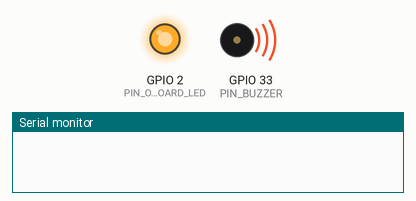
Bench run of a sketch on a simulated ESP32. Parts: output pins drawn as LEDs (lit = HIGH), buzzer (waves = sounding), the last lines printed to the serial monitor.

Above: at 0.44 s.
At 2.3 s:
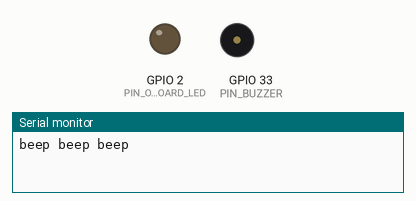
At 4.05 s:
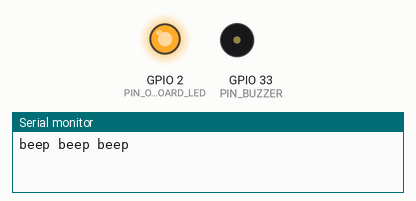
At 8.34 s:
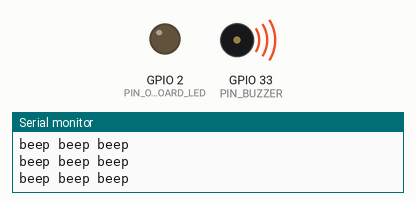
Timing chart, 0 to 8.7 s (numbered marks = the images above):
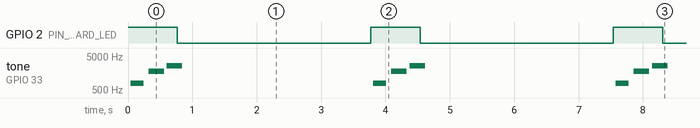

Measured:
- by itself, GPIO 2 (PIN_ONBOARD_LED): alternates HIGH for 0.77 s and LOW for 3.0 s
- by itself, tone on GPIO 33 (PIN_BUZZER): repeats every 3.8 s: silent 0.08 s, 1779 Hz 0.24 s, silent 0.04 s, 2551 Hz 0.24 s, silent 3.0 s, 795 Hz 0.20 s

The sketch:

step4a_buzzer.ino
```cpp
// TapTapon step 4a: ESP32 + passive buzzer only.
//
// What you should hear: three rising tones every 3 seconds (low, mid, high).
// The board's small blue LED flashes with each set, so you know the program is running.
// LED flashes but no sound? Check the buzzer's + and - legs, or you may have the ACTIVE buzzer
// (sealed bottom, sticker on top): that one only clicks or gives a single tone with this code.
//
// Wiring: buzzer + leg -> D33, buzzer - leg -> GND   (the + is usually marked on the top)
#include <Arduino.h>

const int PIN_BUZZER = 33, PIN_ONBOARD_LED = 2;

// Square wave by hand (same as the real bin), so it never fights the servo for PWM timers later.
void beep(int ms, int hz) {
  long halfUs = 500000L / hz;
  for (long t = 0; t < ms * 1000L; t += halfUs * 2) {
    digitalWrite(PIN_BUZZER, HIGH); delayMicroseconds(halfUs);
    digitalWrite(PIN_BUZZER, LOW);  delayMicroseconds(halfUs);
  }
}

void setup() {
  Serial.begin(115200);
  pinMode(PIN_BUZZER, OUTPUT);
  pinMode(PIN_ONBOARD_LED, OUTPUT);
}

void loop() {
  digitalWrite(PIN_ONBOARD_LED, HIGH);
  beep(200, 800);  delay(80);
  beep(200, 1800); delay(80);
  beep(200, 2600);
  digitalWrite(PIN_ONBOARD_LED, LOW);
  Serial.println("beep beep beep");
  delay(3000);
}
```
